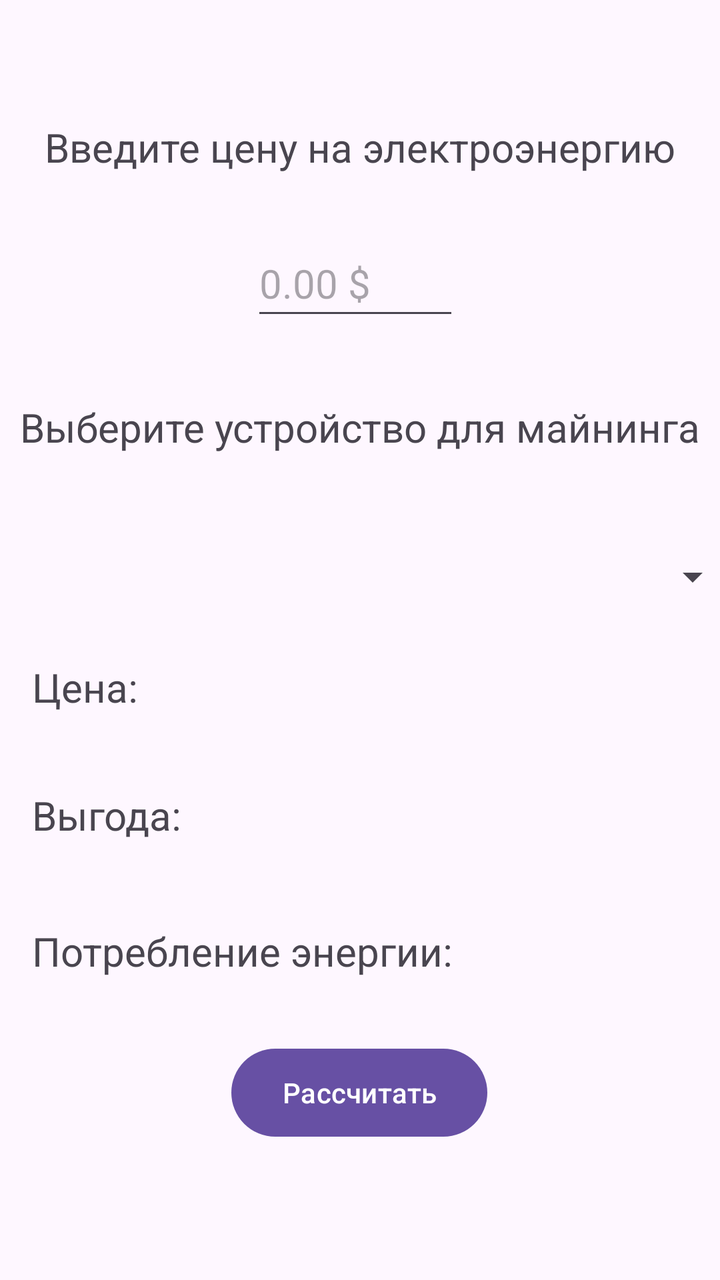
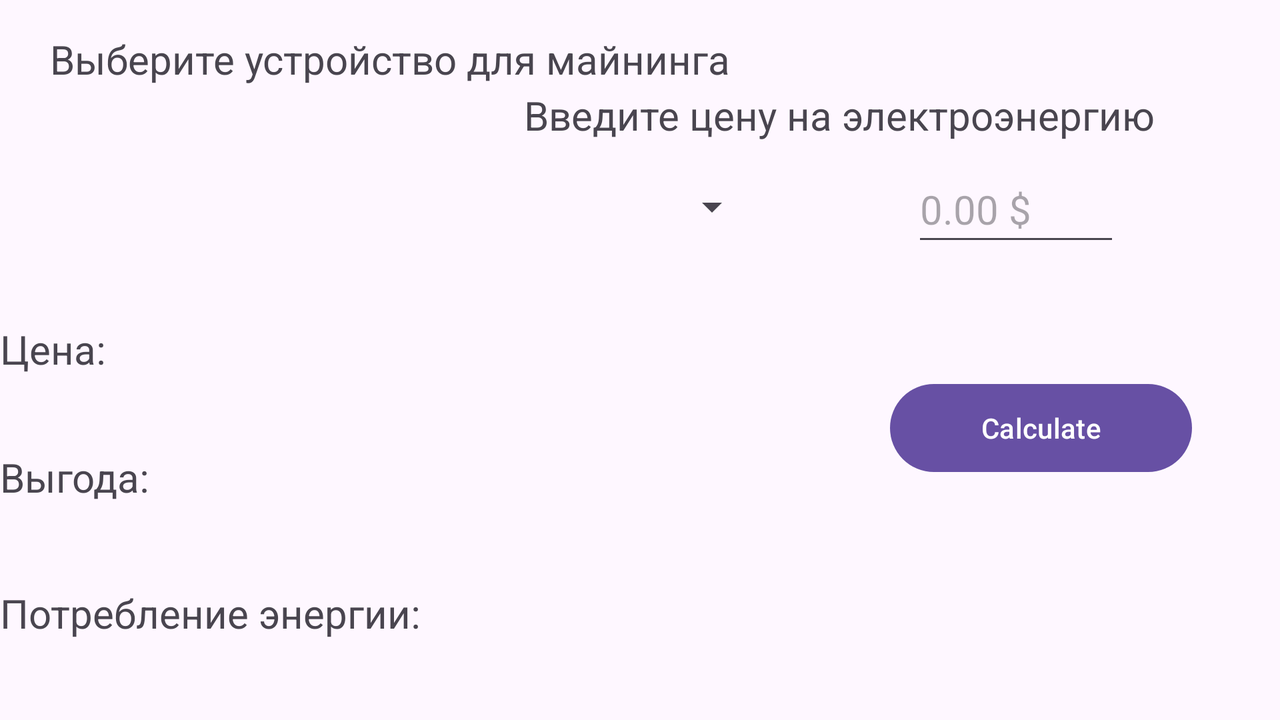

First picture: res/layout/ on a phone held upright. Second picture: the repository's own variant of that layout, on a device whose configuration matches the variant's folder. Source for both follows.
<!-- AndroidManifest.xml: application theme Theme.RPODMP -->
<!-- res/layout/activity_lr2.xml -->
<?xml version="1.0" encoding="utf-8"?>
<androidx.constraintlayout.widget.ConstraintLayout xmlns:android="http://schemas.android.com/apk/res/android"
    xmlns:app="http://schemas.android.com/apk/res-auto"
    xmlns:tools="http://schemas.android.com/tools"
    android:layout_width="match_parent"
    android:layout_height="match_parent"
    tools:context=".LR2Activity">

    <TextView
        android:id="@+id/deviceProfitTextView"
        android:layout_width="wrap_content"
        android:layout_height="wrap_content"
        android:layout_marginStart="16dp"
        android:layout_marginTop="84dp"
        android:text="Выгода:"
        android:textSize="20sp"
        app:layout_constraintStart_toStartOf="parent"
        app:layout_constraintTop_toBottomOf="@+id/deviceSpinner" />

    <TextView
        android:id="@+id/deviceEnergyTextView"
        android:layout_width="wrap_content"
        android:layout_height="wrap_content"
        android:layout_marginStart="16dp"
        android:layout_marginTop="152dp"
        android:text="Потребление энергии:"
        android:textSize="20sp"
        app:layout_constraintStart_toStartOf="parent"
        app:layout_constraintTop_toBottomOf="@+id/deviceSpinner" />

    <TextView
        android:id="@+id/devicePriceTextView"
        android:layout_width="wrap_content"
        android:layout_height="wrap_content"
        android:layout_marginStart="16dp"
        android:layout_marginTop="20dp"
        android:text="Цена:"
        android:textSize="20sp"
        app:layout_constraintStart_toStartOf="parent"
        app:layout_constraintTop_toBottomOf="@+id/deviceSpinner" />

    <TextView
        android:id="@+id/chooseDeviceTextView"
        android:layout_width="wrap_content"
        android:layout_height="wrap_content"
        android:layout_marginTop="200dp"
        android:text="Выберите устройство для майнинга"
        android:textSize="20sp"
        app:layout_constraintEnd_toEndOf="parent"
        app:layout_constraintStart_toStartOf="parent"
        app:layout_constraintTop_toTopOf="parent" />

    <EditText
        android:id="@+id/priceEditText"
        android:layout_width="104dp"
        android:layout_height="50dp"
        android:layout_marginTop="28dp"
        android:ems="10"
        android:hint="0.00 $"
        android:inputType="numberDecimal"
        android:textSize="20sp"
        app:layout_constraintEnd_toEndOf="@+id/priceTextView"
        app:layout_constraintHorizontal_bias="0.488"
        app:layout_constraintStart_toStartOf="@+id/priceTextView"
        app:layout_constraintTop_toBottomOf="@+id/priceTextView" />

    <TextView
        android:id="@+id/priceTextView"
        android:layout_width="wrap_content"
        android:layout_height="wrap_content"
        android:layout_marginTop="60dp"
        android:text="Введите цену на электроэнергию"
        android:textSize="20sp"
        app:layout_constraintEnd_toEndOf="parent"
        app:layout_constraintStart_toStartOf="parent"
        app:layout_constraintTop_toTopOf="parent" />

    <Spinner
        android:id="@+id/deviceSpinner"
        android:layout_width="380dp"
        android:layout_height="43dp"
        android:layout_marginTop="40dp"
        app:layout_constraintEnd_toEndOf="parent"
        app:layout_constraintStart_toStartOf="parent"
        app:layout_constraintTop_toBottomOf="@+id/chooseDeviceTextView" />

    <Button
        android:id="@+id/calculateButton"
        android:layout_width="128dp"
        android:layout_height="52dp"
        android:text="Рассчитать"
        app:layout_constraintBottom_toBottomOf="parent"
        app:layout_constraintEnd_toEndOf="parent"
        app:layout_constraintHorizontal_bias="0.498"
        app:layout_constraintStart_toStartOf="parent"
        app:layout_constraintTop_toBottomOf="@+id/deviceEnergyTextView"
        app:layout_constraintVertical_bias="0.318" />

    <TextView
        android:id="@+id/resultTextView"
        android:layout_width="wrap_content"
        android:layout_height="wrap_content"
        android:text="Окупаемость за 3 дня"
        android:textColor="#27732A"
        android:textSize="20sp"
        app:layout_constraintBottom_toBottomOf="parent"
        app:layout_constraintEnd_toEndOf="parent"
        app:layout_constraintHorizontal_bias="0.502"
        app:layout_constraintStart_toStartOf="parent"
        app:layout_constraintTop_toBottomOf="@+id/calculateButton"
        app:layout_constraintVertical_bias="0.347"
        tools:visibility="invisible" />
</androidx.constraintlayout.widget.ConstraintLayout>
<!-- resources referenced by this layout -->
<resources>
  <style name="Theme.RPODMP" parent="Base.Theme.RPODMP" />
  <style name="Base.Theme.RPODMP" parent="Theme.Material3.DayNight">
          
          
      </style>
</resources>
<!-- res/layout-land/activity_lr2.xml (the repository's variant of the layout above) -->
<!-- drawn on the phone turned sideways -->
<?xml version="1.0" encoding="utf-8"?>
<androidx.constraintlayout.widget.ConstraintLayout xmlns:android="http://schemas.android.com/apk/res/android"
    xmlns:app="http://schemas.android.com/apk/res-auto"
    xmlns:tools="http://schemas.android.com/tools"
    android:layout_width="match_parent"
    android:layout_height="match_parent"
    tools:context=".LR2Activity">

    <Button
        android:id="@+id/calculateButton"
        android:layout_width="151dp"
        android:layout_height="52dp"
        android:layout_marginTop="60dp"
        android:layout_marginEnd="44dp"
        android:text="Calculate"
        app:layout_constraintEnd_toEndOf="parent"
        app:layout_constraintTop_toBottomOf="@+id/priceEditText" />

    <TextView
        android:id="@+id/resultTextView"
        android:layout_width="wrap_content"
        android:layout_height="28dp"
        android:layout_marginEnd="48dp"
        android:layout_marginBottom="60dp"
        android:text="Окупаемость за 3 дня"
        android:textColor="#27732A"
        android:textSize="20sp"
        app:layout_constraintBottom_toBottomOf="parent"
        app:layout_constraintEnd_toEndOf="parent"
        tools:visibility="invisible" />

    <TextView
        android:id="@+id/devicePriceTextView"
        android:layout_width="wrap_content"
        android:layout_height="wrap_content"
        android:layout_marginTop="36dp"
        android:text="Цена:"
        android:textSize="20sp"
        app:layout_constraintStart_toStartOf="@+id/deviceSpinner"
        app:layout_constraintTop_toBottomOf="@+id/deviceSpinner" />

    <TextView
        android:id="@+id/deviceProfitTextView"
        android:layout_width="wrap_content"
        android:layout_height="wrap_content"
        android:layout_marginTop="100dp"
        android:text="Выгода:"
        android:textSize="20sp"
        app:layout_constraintStart_toStartOf="@+id/devicePriceTextView"
        app:layout_constraintTop_toBottomOf="@+id/deviceSpinner" />

    <TextView
        android:id="@+id/deviceEnergyTextView"
        android:layout_width="wrap_content"
        android:layout_height="wrap_content"
        android:layout_marginTop="168dp"
        android:text="Потребление энергии:"
        android:textSize="20sp"
        app:layout_constraintStart_toStartOf="@+id/deviceProfitTextView"
        app:layout_constraintTop_toBottomOf="@+id/deviceSpinner" />

    <TextView
        android:id="@+id/chooseDeviceTextView"
        android:layout_width="wrap_content"
        android:layout_height="wrap_content"
        android:layout_marginStart="25dp"
        android:layout_marginTop="16dp"
        android:text="Выберите устройство для майнинга"
        android:textSize="20sp"
        app:layout_constraintEnd_toStartOf="@+id/priceTextView"
        app:layout_constraintHorizontal_bias="0.0"
        app:layout_constraintStart_toStartOf="parent"
        app:layout_constraintTop_toTopOf="parent" />

    <Spinner
        android:id="@+id/deviceSpinner"
        android:layout_width="380dp"
        android:layout_height="43dp"
        android:layout_marginTop="4dp"
        app:layout_constraintStart_toStartOf="parent"
        app:layout_constraintTop_toTopOf="@+id/priceEditText" />

    <EditText
        android:id="@+id/priceEditText"
        android:layout_width="104dp"
        android:layout_height="50dp"
        android:layout_marginTop="8dp"
        android:layout_marginEnd="80dp"
        android:ems="10"
        android:hint="0.00 $"
        android:inputType="numberDecimal"
        android:textSize="20sp"
        app:layout_constraintEnd_toEndOf="parent"
        app:layout_constraintTop_toBottomOf="@+id/priceTextView" />

    <TextView
        android:id="@+id/priceTextView"
        android:layout_width="330dp"
        android:layout_height="26dp"
        android:layout_marginTop="44dp"
        android:layout_marginEnd="48dp"
        android:text="Введите цену на электроэнергию"
        android:textSize="20sp"
        app:layout_constraintEnd_toEndOf="parent"
        app:layout_constraintTop_toTopOf="parent" />

</androidx.constraintlayout.widget.ConstraintLayout>
